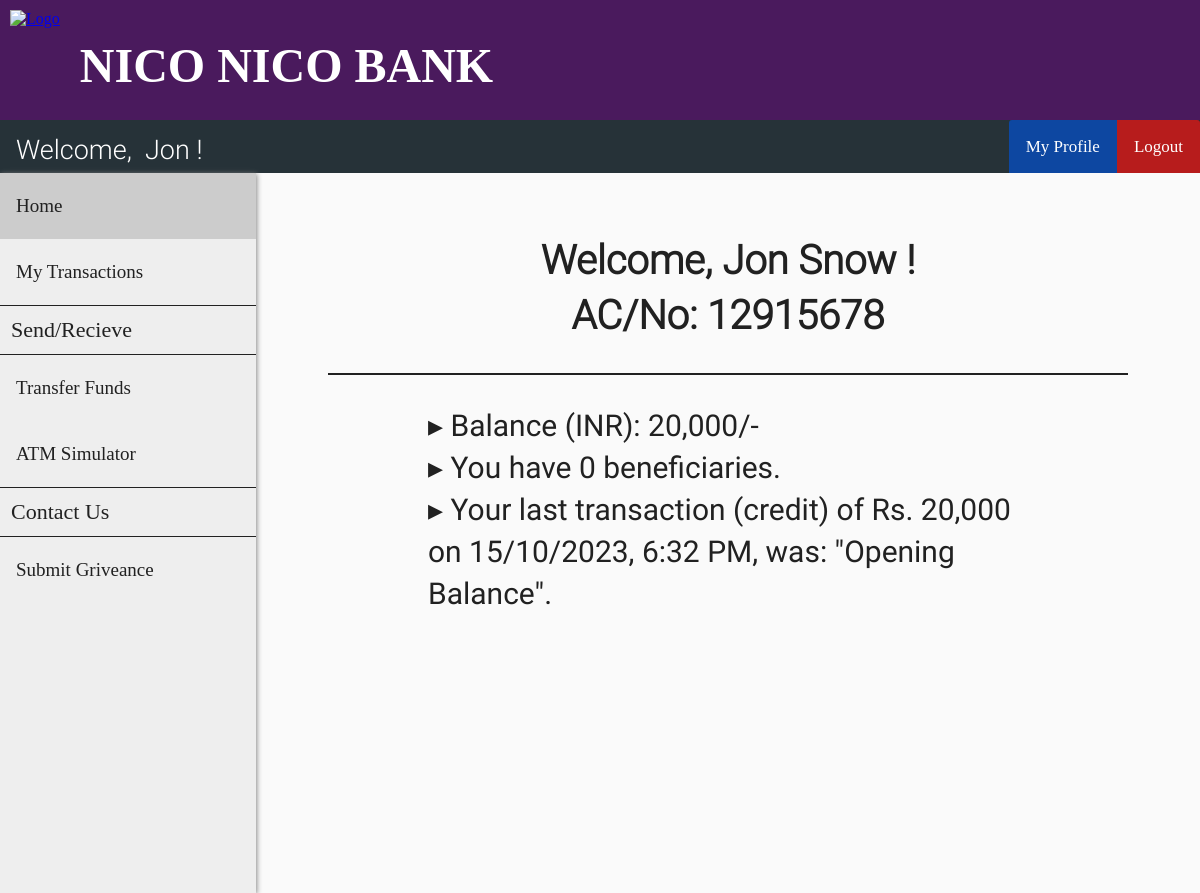
Screenshot of /customer_home.php (signed in) with the database file from the repository.
### tables this page shows
CREATE TABLE `customer` (
  `cust_id` int(11) NOT NULL,
  `first_name` varchar(30) DEFAULT NULL,
  `last_name` varchar(30) DEFAULT NULL,
  `gender` varchar(10) DEFAULT NULL,
  `dob` date DEFAULT NULL,
  `aadhar_no` bigint(12) DEFAULT NULL,
  `email` varchar(30) DEFAULT NULL,
  `phone_no` varchar(20) DEFAULT NULL,
  `address` varchar(255) DEFAULT NULL,
  `branch` varchar(30) DEFAULT NULL,
  `account_no` bigint(12) DEFAULT NULL,
  `pin` int(4) DEFAULT NULL,
  `uname` varchar(30) DEFAULT NULL,
  `pwd` varchar(30) DEFAULT NULL
);

CREATE TABLE `passbook1` (
  `trans_id` int(11) NOT NULL,
  `trans_date` datetime DEFAULT NULL,
  `remarks` varchar(255) DEFAULT NULL,
  `debit` int(11) DEFAULT NULL,
  `credit` int(11) DEFAULT NULL,
  `balance` int(11) DEFAULT NULL
);

### htdocs/customer_home.php (the view, shortened to what this page needs)
<?php
    include "header.php";
    include "customer_navbar.php";
    include "customer_sidebar.php";
    $id = $_SESSION['loggedIn_cust_id'];
    $sql0 = "SELECT * FROM customer WHERE cust_id=".$id;
    $result0 = $conn->query($sql0);
    $row0 = $result0->fetch_assoc();
    $sql1 = "SELECT * FROM passbook".$id." WHERE trans_id=(
                    SELECT MAX(trans_id) FROM passbook".$id.")";
    $result1 = $conn->query($sql1);
    $row1 = $result1->fetch_assoc();
    if ($row1["debit"] == 0) {
        $transaction = $row1["credit"];
        $type = "credit";
    }
    else {
        $transaction = $row1["debit"];
        $type = "debit";
    }
    $time = strtotime($row1["trans_date"]);
    $sanitized_time = date("d/m/Y, g:i A", $time);
    $sql2 = "SELECT COUNT(*) FROM beneficiary".$id;
    $result2 = $conn->query($sql2);
    $row2 = $result2->fetch_assoc();
?>
<!DOCTYPE html>
<html>
<head>
    <link rel="stylesheet" href="admin_home_style.css">
</head>
<body>
    <div class="flex-container">
        <div class="flex-item">
            <h1 id="customer">
                Welcome, <?php echo $row0["first_name"] ?>&nbsp<?php echo $row0["last_name"] ?>&nbsp!
                <br>AC/No: <?php echo $row0["account_no"]; ?>
            </h1>
            <p id="customer">
                &#9656 Balance (INR): <?php echo number_format($row1["balance"]); ?>/-
                <br>&#9656 You have <?php echo $row2["COUNT(*)"]; ?> beneficiaries.
                <br>&#9656 Your last transaction (<?php echo $type; ?>) of&nbspRs.&nbsp<?php
                echo number_format($transaction); ?><br>
                on <?php echo $sanitized_time; ?>, was: "<?php echo $row1["remarks"]; ?>".
            </p>
        </div>
    </div>
</body>
</html>
<?php include "easter_egg.php"; ?>

### htdocs/customer_navbar.php (shortened to what this page needs)
<?php
    include "connect.php";
    if (isset($_SESSION['loggedIn_cust_id'])) {
        $sql0 = "SELECT * FROM customer WHERE cust_id=".$_SESSION['loggedIn_cust_id'];
        $result = $conn->query($sql0);
        $row = $result->fetch_assoc();
    }
?>
<!DOCTYPE html>
<html>
<head>
    <link rel="stylesheet" href="user_navbar_style.css">
</head>
<body>
    <div class="nav-wrapper">
        <div class="topnav" id="theTopNav">
            <a id="user">Welcome, &nbsp<?php echo $row["first_name"]; ?> !</a>
            <a id="logout" href="/logout_action.php" onclick="return confirm('Are you sure?')">Logout</a>
            <a id="profile" href="/customer_profile.php">My Profile</a>
        </div>
    </div>
</body>
</html>

### htdocs/header_style.css (style rules this page uses)
body { margin: 0; padding: 0; background-color: #FAFAFA; }
h1 { font-family: OpenSans-Light; color: white; font-size: 3rem; line-height: 3rem; margin-top: calc((1.5rem - 2rem) + 2.5rem); margin-bottom: 1.5rem; }

### htdocs/user_navbar_style.css (style rules this page uses)
.nav-wrapper { height: 53px; background: #333; }
.nav-wrapper .topnav { background-color: #263238; overflow: hidden; height: 53px; }
.topnav a[id="user"] { float: left; display: block; color: white; text-align: center; padding: 14px 16px; text-decoration: none; font-size: 27px; font-family: Roboto-Light; }
.topnav a[id="profile"] { float: right; display: block; color: white; text-align: center; padding: 17px 17px; text-decoration: none; font-size: 17px; font-family: OpenSans-Bold; background-color: #0D47A1; border-top-left-radius: 3px; }
.topnav a[id="logout"] { float: right; display: block; color: white; text-align: center; padding: 17px 17px; text-decoration: none; font-size: 17px; font-family: OpenSans-Bold; background-color: #b71c1c; border-top-right-radius: 3px; }

### htdocs/admin_home_style.css (style rules this page uses)
.flex-container { display: -webkit-flex; display: flex; -webkit-flex-direction: column; flex-direction: column; margin-left: 256px; width: auto; height: auto; -webkit-flex-wrap: wrap; flex-wrap: wrap; }
.flex-item { width: auto; height: auto; margin: 10px; margin-left: auto; margin-right: auto; }
h1[id="customer"] { margin: 20px; line-height: normal; font-family: Roboto-Light; font-size: 40px; text-align: center; color: #212121; line-height: 55px; border-bottom: 2px solid #212121; padding: 30px 100px; }
p[id="customer"] { max-width: 600px; margin: 20px; font-size: 30px; font-family: Roboto-Regular; color: #212121; line-height: 42px; padding: 10px 100px; }

### rows the page displays
customer: first_name "Jon", last_name "Snow", account_no "12915678"
passbook1: balance "20,000", debit "credit", credit "20,000", trans_date "15/10/2023, 6:32 PM", remarks "Opening Balance"

### other values shown
$row2["COUNT(*)"] "0"
